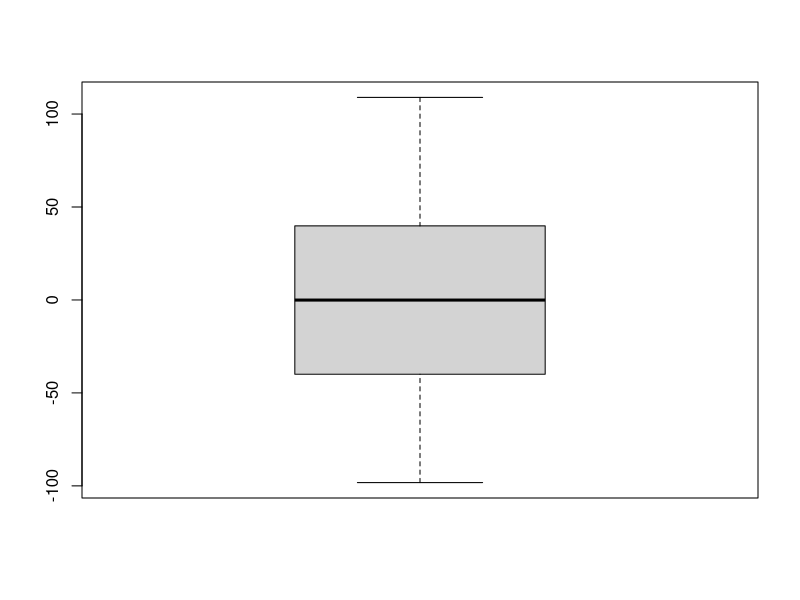
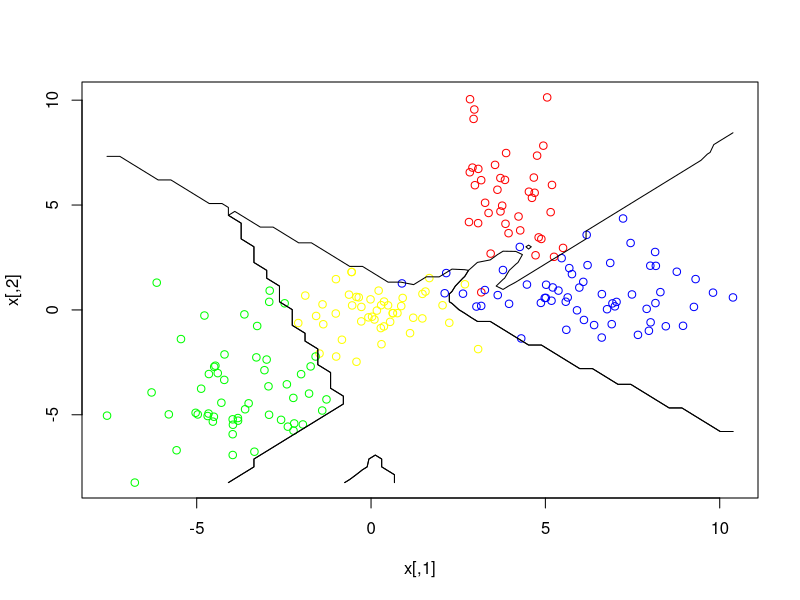
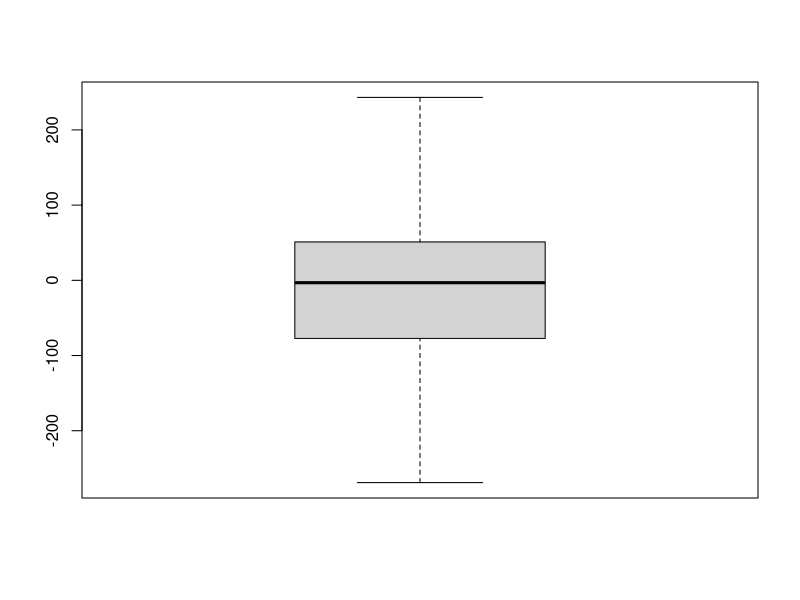
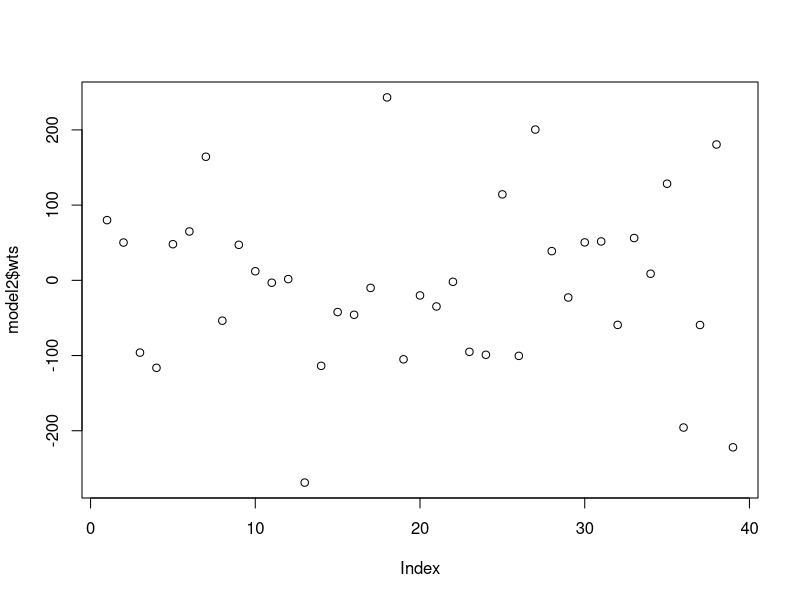
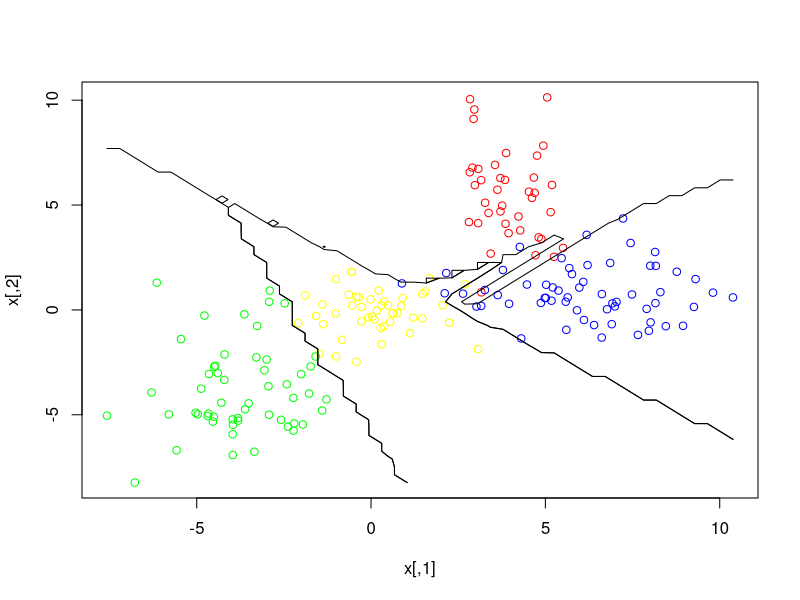
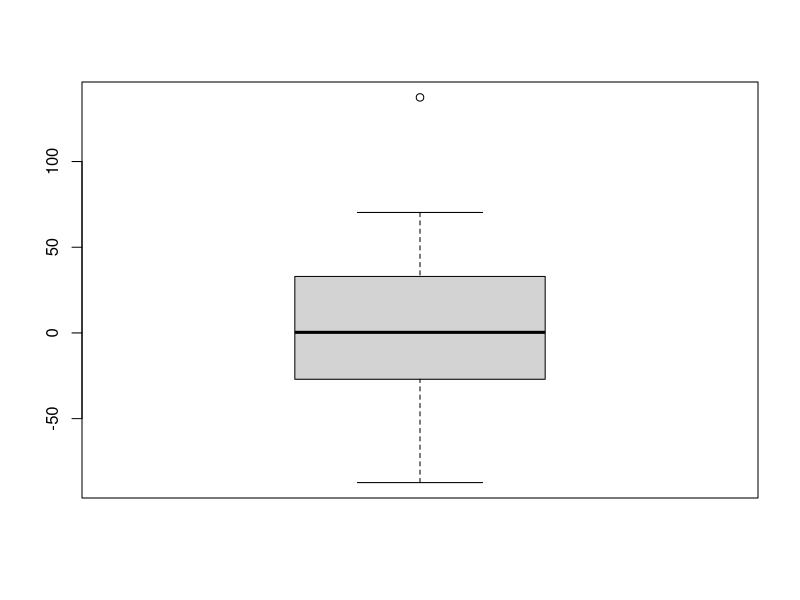
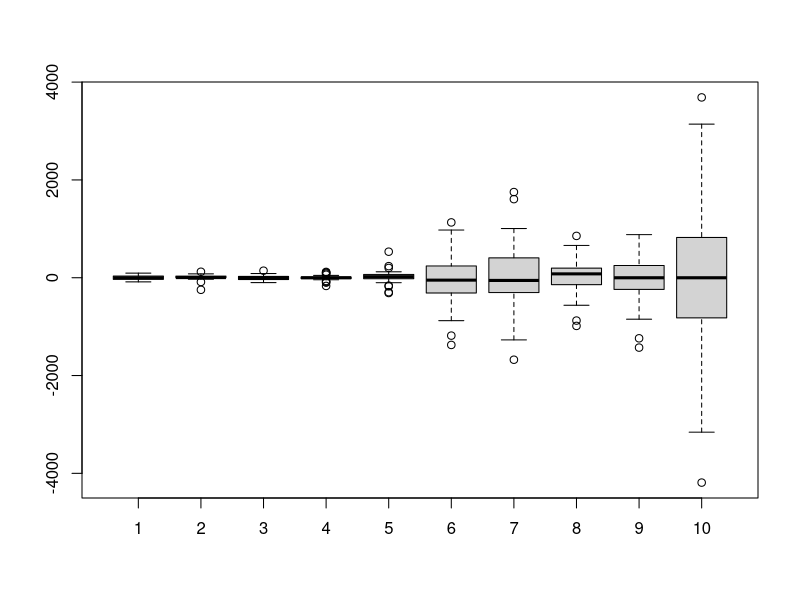
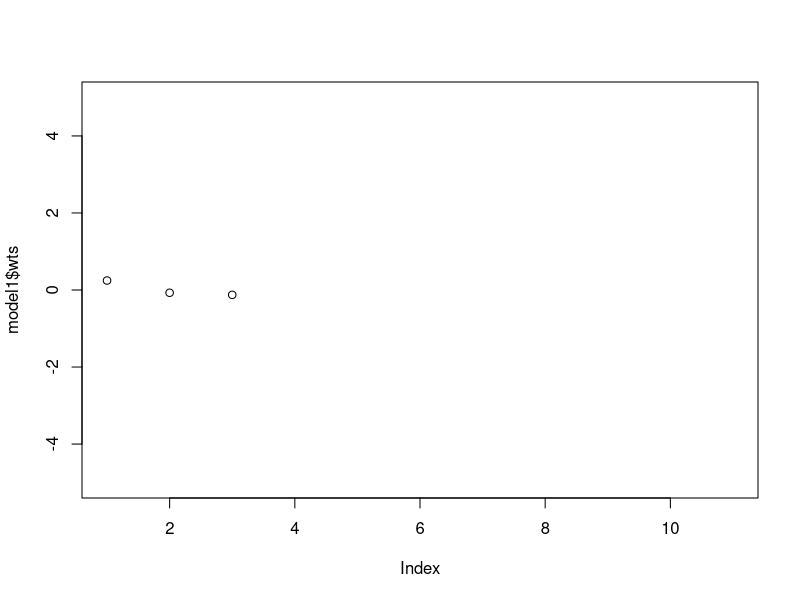

Write R code to recreate these figures, in order. (Note: this script raises an error after producing the figures.)
# UV : SY19 - TP03
# Exercice 2
# Auteurs : Alice Ngwembou - Antoine Hars
# Fichier : exercice2.R

library(MASS)
library(nnet)

# QUESTION 1

# 1.
p1 <- 0.25
p2 <-0.25
p3 <- 0.25
p4 <- 0.25
n <- 200

s1 <- c(1, 2)
s2 <- c(2, 1)
s3 <- c(1.5, 2)
s4 <- c(1, 1)

s <- rbind(s1, s2, s3, s4)

m1 <- c(4, 6)
m2 <- c(6, 1)
m3 <- c(-4, -4)
m4 <- c(0, 0)

m <- rbind(m1, m2, m3, m4)

c <- sample(c(1, 2, 3, 4), size = n, prob = c(p1, p2, p3, p4), replace = TRUE)
x <- cbind(rnorm(n, m[c,1], s[c,1]), rnorm(n, m[c,2], s[c,2]))

couleur <- rep("red", n)
couleur[c==2] <- "blue"
couleur[c==3] <- "green"
couleur[c==4] <- "yellow"

png("plots/frontiere_bayes_q1_1.png")
plot(x, col = couleur, main = "frontières de décision sur les observations de 4 lois normales")

# Frontiere de Bayes
len <- 50

xp <- seq(min(x[,1]), max(x[,1]), length = len)
yp <- seq(min(x[,2]), max(x[,2]), length = len)

grille <- expand.grid(z1 = xp, z2 = yp)

Z <- p1 * dnorm(grille[,1], m[1,1], s[1,1]) * dnorm(grille[,2], m[1,2], s[1,2])
Z <- cbind(Z, p2 * dnorm(grille[,1], m[2,1], s[2,1]) * dnorm(grille[,2], m[2,2], s[2,2]))
Z <- cbind(Z, p3 * dnorm(grille[,1], m[3,1], s[3,1]) * dnorm(grille[,2], m[3,2], s[3,2]))
Z <- cbind(Z, p4 * dnorm(grille[,1], m[4,1], s[4,1]) * dnorm(grille[,2], m[4,2], s[4,2]))

zp <- Z[,4] - pmax(Z[,3], Z[,2], Z[,1])
contour(xp, yp, matrix(zp, len), add = TRUE, levels = 0, drawlabels = FALSE)

zp <- Z[,1] - pmax(Z[,2], Z[,3], Z[,4])
contour(xp, yp, matrix(zp, len), add = TRUE, levels = 0, drawlabels = FALSE)

zp <- Z[,2] - pmax(Z[,1], Z[,3], Z[,4])
contour(xp, yp, matrix(zp, len), add = TRUE, levels = 0, drawlabels = FALSE)
dev.off()

# 2.
# Donner la règle de Bayes

# 3.
# Développer la règle de Bayes pour arriver à la solution

##############################################################################

# QUESTION 2
T <- class.ind(couleur)
model1 <- nnet(x, T, size = 1, decay = 0, softmax = TRUE, maxit = 500)

# Valeur des poids
model1$wts

# Proba à postériori d'appartenance aux classes
Z1 <- predict(model1, grille)

boxplot(model1$wts)


# 1.
model2 <- nnet(x, T, size = 5, decay = 0, softmax = TRUE, maxit = 500)
model2$wts
Z2 <- predict(model2, grille)

plot(x, col = couleur)
zp <- Z2[,4] - pmax(Z2[,3], Z2[,2], Z2[,1])
contour(xp, yp, matrix(zp, len), add = TRUE, levels = 0, drawlabels = FALSE)
zp <- Z2[,1] - pmax(Z2[,2], Z2[,3], Z2[,4])
contour(xp, yp, matrix(zp, len), add = TRUE, levels = 0, drawlabels = FALSE)
zp <- Z2[,2] - pmax(Z2[,1], Z2[,3], Z2[,4])
contour(xp, yp, matrix(zp, len), add = TRUE, levels = 0, drawlabels = FALSE)

# 2.
boxplot(model2$wts)
# Dessin de chaque composante du poids.
plot(model2$wts)


# 3.
# à répéter plusieurs fois.
model2 <- nnet(x, T, size = 5, decay = 0, softmax = TRUE, maxit = 500)
model2$wts
Z2 <- predict(model2, grille)

plot(x, col = couleur)
zp <- Z2[,4] - pmax(Z2[,3], Z2[,2], Z2[,1])
contour(xp, yp, matrix(zp, len), add = TRUE, levels = 0, drawlabels = FALSE)
zp <- Z2[,1] - pmax(Z2[,2], Z2[,3], Z2[,4])
contour(xp, yp, matrix(zp, len), add = TRUE, levels = 0, drawlabels = FALSE)
zp <- Z2[,2] - pmax(Z2[,1], Z2[,3], Z2[,4])
contour(xp, yp, matrix(zp, len), add = TRUE, levels = 0, drawlabels = FALSE)

boxplot(model2$wts)

# Nous n'obtenons pas les mêmes résultats à chaque fois pour l'estimation
# des poids et des frontières de décision.

# 4.
# Le générateur de nombre aléatoire de R n'est pas réinitialisé
# donc nous n'obtenons pas les mêmes frontières.

##############################################################################

# QUESTION 3.

# 1.
set.seed(1)
T <- class.ind(couleur)
model1 <- nnet(x, T, size = 1, decay = 0, softmax = TRUE, maxit = 500)
set.seed(1)
T <- class.ind(couleur)
model2 <- nnet(x, T, size = 2, decay = 0, softmax = TRUE, maxit = 500)
set.seed(1)
T <- class.ind(couleur)
model3 <- nnet(x, T, size = 3, decay = 0, softmax = TRUE, maxit = 500)
set.seed(1)
T <- class.ind(couleur)
model4 <- nnet(x, T, size = 4, decay = 0, softmax = TRUE, maxit = 500)
set.seed(1)
T <- class.ind(couleur)
model5 <- nnet(x, T, size = 5, decay = 0, softmax = TRUE, maxit = 500)
set.seed(1)
T <- class.ind(couleur)
model6 <- nnet(x, T, size = 6, decay = 0, softmax = TRUE, maxit = 500)
set.seed(1)
T <- class.ind(couleur)
model7 <- nnet(x, T, size = 7, decay = 0, softmax = TRUE, maxit = 500)
set.seed(1)
T <- class.ind(couleur)
model8 <- nnet(x, T, size = 8, decay = 0, softmax = TRUE, maxit = 500)
set.seed(1)
T <- class.ind(couleur)
model9 <- nnet(x, T, size = 9, decay = 0, softmax = TRUE, maxit = 500)
set.seed(1)
T <- class.ind(couleur)
model10 <- nnet(x, T, size = 10, decay = 0, softmax = TRUE, maxit = 500)

boxplot(model1$wts, model2$wts, model3$wts, model4$wts, model5$wts, model6$wts, model7$wts, model8$wts, model9$wts, model10$wts)
plot(model1$wts, ylim = c(-5, 5))
plot(model2$wts, ylim = c(-5, 5))
plot(model3$wts, ylim = c(-5, 5))
plot(model4$wts, ylim = c(-5, 5))
plot(model5$wts, ylim = c(-5, 5))
plot(model6$wts, ylim = c(-5, 5))
plot(model7$wts, ylim = c(-5, 5))
plot(model8$wts, ylim = c(-5, 5))
plot(model9$wts, ylim = c(-5, 5))
plot(model10$wts, ylim = c(-5, 5))

# Commenter le nombre de poids à estimer..

# 2.
Z1 <- predict(model1, grille)
Z2 <- predict(model2, grille)
Z3 <- predict(model3, grille)
Z4 <- predict(model4, grille)
Z5 <- predict(model5, grille)
Z6 <- predict(model6, grille)
Z7 <- predict(model7, grille)
Z8 <- predict(model8, grille)
Z9 <- predict(model9, grille)
Z10 <- predict(model10, grille)

plot(x, col = couleur)
zp <- Z1[,4] - pmax(Z1[,3], Z1[,2], Z1[,1])
contour(xp, yp, matrix(zp, len), add = TRUE, levels = 0, drawlabels = FALSE)
zp <- Z1[,1] - pmax(Z1[,2], Z1[,3], Z1[,4])
contour(xp, yp, matrix(zp, len), add = TRUE, levels = 0, drawlabels = FALSE)
zp <- Z1[,2] - pmax(Z1[,1], Z1[,3], Z1[,4])
contour(xp, yp, matrix(zp, len), add = TRUE, levels = 0, drawlabels = FALSE)

plot(x, col = couleur)
zp <- Z2[,4] - pmax(Z2[,3], Z2[,2], Z2[,1])
contour(xp, yp, matrix(zp, len), add = TRUE, levels = 0, drawlabels = FALSE)
zp <- Z2[,1] - pmax(Z2[,2], Z2[,3], Z2[,4])
contour(xp, yp, matrix(zp, len), add = TRUE, levels = 0, drawlabels = FALSE)
zp <- Z2[,2] - pmax(Z2[,1], Z2[,3], Z2[,4])
contour(xp, yp, matrix(zp, len), add = TRUE, levels = 0, drawlabels = FALSE)

plot(x, col = couleur)
zp <- Z3[,4] - pmax(Z3[,3], Z3[,2], Z3[,1])
contour(xp, yp, matrix(zp, len), add = TRUE, levels = 0, drawlabels = FALSE)
zp <- Z3[,1] - pmax(Z3[,2], Z3[,3], Z3[,4])
contour(xp, yp, matrix(zp, len), add = TRUE, levels = 0, drawlabels = FALSE)
zp <- Z3[,2] - pmax(Z3[,1], Z3[,3], Z3[,4])
contour(xp, yp, matrix(zp, len), add = TRUE, levels = 0, drawlabels = FALSE)

plot(x, col = couleur)
zp <- Z4[,4] - pmax(Z4[,3], Z4[,2], Z4[,1])
contour(xp, yp, matrix(zp, len), add = TRUE, levels = 0, drawlabels = FALSE)
zp <- Z4[,1] - pmax(Z4[,2], Z4[,3], Z4[,4])
contour(xp, yp, matrix(zp, len), add = TRUE, levels = 0, drawlabels = FALSE)
zp <- Z4[,2] - pmax(Z4[,1], Z4[,3], Z4[,4])
contour(xp, yp, matrix(zp, len), add = TRUE, levels = 0, drawlabels = FALSE)

plot(x, col = couleur)
zp <- Z5[,4] - pmax(Z5[,3], Z5[,2], Z5[,1])
contour(xp, yp, matrix(zp, len), add = TRUE, levels = 0, drawlabels = FALSE)
zp <- Z5[,1] - pmax(Z5[,2], Z5[,3], Z5[,4])
contour(xp, yp, matrix(zp, len), add = TRUE, levels = 0, drawlabels = FALSE)
zp <- Z5[,2] - pmax(Z5[,1], Z5[,3], Z5[,4])
contour(xp, yp, matrix(zp, len), add = TRUE, levels = 0, drawlabels = FALSE)

plot(x, col = couleur)
zp <- Z6[,4] - pmax(Z6[,3], Z6[,2], Z6[,1])
contour(xp, yp, matrix(zp, len), add = TRUE, levels = 0, drawlabels = FALSE)
zp <- Z6[,1] - pmax(Z6[,2], Z6[,3], Z6[,4])
contour(xp, yp, matrix(zp, len), add = TRUE, levels = 0, drawlabels = FALSE)
zp <- Z6[,2] - pmax(Z6[,1], Z6[,3], Z6[,4])
contour(xp, yp, matrix(zp, len), add = TRUE, levels = 0, drawlabels = FALSE)

plot(x, col = couleur)
zp <- Z7[,4] - pmax(Z7[,3], Z7[,2], Z7[,1])
contour(xp, yp, matrix(zp, len), add = TRUE, levels = 0, drawlabels = FALSE)
zp <- Z7[,1] - pmax(Z7[,2], Z7[,3], Z7[,4])
contour(xp, yp, matrix(zp, len), add = TRUE, levels = 0, drawlabels = FALSE)
zp <- Z7[,2] - pmax(Z7[,1], Z7[,3], Z7[,4])
contour(xp, yp, matrix(zp, len), add = TRUE, levels = 0, drawlabels = FALSE)

plot(x, col = couleur)
zp <- Z8[,4] - pmax(Z8[,3], Z8[,2], Z8[,1])
contour(xp, yp, matrix(zp, len), add = TRUE, levels = 0, drawlabels = FALSE)
zp <- Z8[,1] - pmax(Z8[,2], Z8[,3], Z8[,4])
contour(xp, yp, matrix(zp, len), add = TRUE, levels = 0, drawlabels = FALSE)
zp <- Z8[,2] - pmax(Z8[,1], Z8[,3], Z8[,4])
contour(xp, yp, matrix(zp, len), add = TRUE, levels = 0, drawlabels = FALSE)

plot(x, col = couleur)
zp <- Z9[,4] - pmax(Z9[,3], Z9[,2], Z9[,1])
contour(xp, yp, matrix(zp, len), add = TRUE, levels = 0, drawlabels = FALSE)
zp <- Z9[,1] - pmax(Z9[,2], Z9[,3], Z9[,4])
contour(xp, yp, matrix(zp, len), add = TRUE, levels = 0, drawlabels = FALSE)
zp <- Z9[,2] - pmax(Z9[,1], Z9[,3], Z9[,4])
contour(xp, yp, matrix(zp, len), add = TRUE, levels = 0, drawlabels = FALSE)

plot(x, col = couleur)
zp <- Z10[,4] - pmax(Z10[,3], Z10[,2], Z10[,1])
contour(xp, yp, matrix(zp, len), add = TRUE, levels = 0, drawlabels = FALSE)
zp <- Z10[,1] - pmax(Z10[,2], Z10[,3], Z10[,4])
contour(xp, yp, matrix(zp, len), add = TRUE, levels = 0, drawlabels = FALSE)
zp <- Z10[,2] - pmax(Z10[,1], Z10[,3], Z10[,4])
contour(xp, yp, matrix(zp, len), add = TRUE, levels = 0, drawlabels = FALSE)

# Calcul de la probabilité d'erreur
pred1 <- predict(model1, x)
pred2 <- predict(model2, x)
pred3 <- predict(model3, x)
pred4 <- predict(model4, x)
pred5 <- predict(model5, x)
pred6 <- predict(model6, x)
pred7 <- predict(model7, x)
pred8 <- predict(model8, x)
pred9 <- predict(model9, x)
pred10 <- predict(model10, x)

classes_predict <- function(pred) {

	n = dim(pred)[1]
	m = dim(pred)[2]
	for (i in 1:n) {
		mm = max(pred[i,])
		for (j in 1:m) {
			if (pred[i,j] == mm) {
				pred[i,j] = 1
			} else {
				pred[i,j] = 0
			}
		}
	}
	return(pred)
}

cp1 = classes_predict(pred1)
cp2 = classes_predict(pred2)
cp3 = classes_predict(pred3)
cp4 = classes_predict(pred4)
cp5 = classes_predict(pred5)
cp6 = classes_predict(pred6)
cp7 = classes_predict(pred7)
cp8 = classes_predict(pred8)
cp9 = classes_predict(pred9)
cp10 = classes_predict(pred10)

proba_erreur_emp <- function(T, CP) {

	proba = 0
	n = dim(T)[1]
	m = dim(T)[2]
	for (i in 1:n) {
		CP[i,] = T[i,] - CP[i,]
		comp = 0
		for (j in 1:m) {
			if (CP[i,j] == 0) {
				comp = comp + 1
			}
		}
		if (comp != m) {
			proba = proba + 1
		}
	}
	return(proba / n)
}

proba1 = proba_erreur_emp(T, cp1)
proba2 = proba_erreur_emp(T, cp2)
proba3 = proba_erreur_emp(T, cp3)
proba4 = proba_erreur_emp(T, cp4)
proba5 = proba_erreur_emp(T, cp5)
proba6 = proba_erreur_emp(T, cp6)
proba7 = proba_erreur_emp(T, cp7)
proba8 = proba_erreur_emp(T, cp8)
proba9 = proba_erreur_emp(T, cp9)
proba10 = proba_erreur_emp(T, cp10)

# 3.
set.seed(1)
T <- class.ind(couleur)
model1 <- nnet(x, T, size = 1, decay = 0, softmax = TRUE, maxit = 500)
set.seed(1)
T <- class.ind(couleur)
model2 <- nnet(x, T, size = 2, decay = 0, softmax = TRUE, maxit = 500)
set.seed(1)
T <- class.ind(couleur)
model3 <- nnet(x, T, size = 3, decay = 0, softmax = TRUE, maxit = 500)
set.seed(1)
T <- class.ind(couleur)
model4 <- nnet(x, T, size = 4, decay = 0, softmax = TRUE, maxit = 500)
set.seed(1)
T <- class.ind(couleur)
model5 <- nnet(x, T, size = 5, decay = 0, softmax = TRUE, maxit = 500)
set.seed(1)
T <- class.ind(couleur)
model6 <- nnet(x, T, size = 6, decay = 0, softmax = TRUE, maxit = 500)
set.seed(1)
T <- class.ind(couleur)
model7 <- nnet(x, T, size = 7, decay = 0, softmax = TRUE, maxit = 500)
set.seed(1)
T <- class.ind(couleur)
model8 <- nnet(x, T, size = 8, decay = 0, softmax = TRUE, maxit = 500)
set.seed(1)
T <- class.ind(couleur)
model9 <- nnet(x, T, size = 9, decay = 0, softmax = TRUE, maxit = 500)
set.seed(1)
T <- class.ind(couleur)
model10 <- nnet(x, T, size = 10, decay = 0, softmax = TRUE, maxit = 500)

boxplot(model1$wts, model2$wts, model3$wts, model4$wts, model5$wts, model6$wts, model7$wts, model8$wts, model9$wts, model10$wts)

Z1 <- predict(model1, grille)
Z2 <- predict(model2, grille)
Z3 <- predict(model3, grille)
Z4 <- predict(model4, grille)
Z5 <- predict(model5, grille)
Z6 <- predict(model6, grille)
Z7 <- predict(model7, grille)
Z8 <- predict(model8, grille)
Z9 <- predict(model9, grille)
Z10 <- predict(model10, grille)

plot(x, col = couleur)
zp <- Z1[,4] - pmax(Z1[,3], Z1[,2], Z1[,1])
contour(xp, yp, matrix(zp, len), add = TRUE, levels = 0, drawlabels = FALSE)
zp <- Z1[,1] - pmax(Z1[,2], Z1[,3], Z1[,4])
contour(xp, yp, matrix(zp, len), add = TRUE, levels = 0, drawlabels = FALSE)
zp <- Z1[,2] - pmax(Z1[,1], Z1[,3], Z1[,4])
contour(xp, yp, matrix(zp, len), add = TRUE, levels = 0, drawlabels = FALSE)

plot(x, col = couleur)
zp <- Z2[,4] - pmax(Z2[,3], Z2[,2], Z2[,1])
contour(xp, yp, matrix(zp, len), add = TRUE, levels = 0, drawlabels = FALSE)
zp <- Z2[,1] - pmax(Z2[,2], Z2[,3], Z2[,4])
contour(xp, yp, matrix(zp, len), add = TRUE, levels = 0, drawlabels = FALSE)
zp <- Z2[,2] - pmax(Z2[,1], Z2[,3], Z2[,4])
contour(xp, yp, matrix(zp, len), add = TRUE, levels = 0, drawlabels = FALSE)

plot(x, col = couleur)
zp <- Z3[,4] - pmax(Z3[,3], Z3[,2], Z3[,1])
contour(xp, yp, matrix(zp, len), add = TRUE, levels = 0, drawlabels = FALSE)
zp <- Z3[,1] - pmax(Z3[,2], Z3[,3], Z3[,4])
contour(xp, yp, matrix(zp, len), add = TRUE, levels = 0, drawlabels = FALSE)
zp <- Z3[,2] - pmax(Z3[,1], Z3[,3], Z3[,4])
contour(xp, yp, matrix(zp, len), add = TRUE, levels = 0, drawlabels = FALSE)

plot(x, col = couleur)
zp <- Z4[,4] - pmax(Z4[,3], Z4[,2], Z4[,1])
contour(xp, yp, matrix(zp, len), add = TRUE, levels = 0, drawlabels = FALSE)
zp <- Z4[,1] - pmax(Z4[,2], Z4[,3], Z4[,4])
contour(xp, yp, matrix(zp, len), add = TRUE, levels = 0, drawlabels = FALSE)
zp <- Z4[,2] - pmax(Z4[,1], Z4[,3], Z4[,4])
contour(xp, yp, matrix(zp, len), add = TRUE, levels = 0, drawlabels = FALSE)

plot(x, col = couleur)
zp <- Z5[,4] - pmax(Z5[,3], Z5[,2], Z5[,1])
contour(xp, yp, matrix(zp, len), add = TRUE, levels = 0, drawlabels = FALSE)
zp <- Z5[,1] - pmax(Z5[,2], Z5[,3], Z5[,4])
contour(xp, yp, matrix(zp, len), add = TRUE, levels = 0, drawlabels = FALSE)
zp <- Z5[,2] - pmax(Z5[,1], Z5[,3], Z5[,4])
contour(xp, yp, matrix(zp, len), add = TRUE, levels = 0, drawlabels = FALSE)

plot(x, col = couleur)
zp <- Z6[,4] - pmax(Z6[,3], Z6[,2], Z6[,1])
contour(xp, yp, matrix(zp, len), add = TRUE, levels = 0, drawlabels = FALSE)
zp <- Z6[,1] - pmax(Z6[,2], Z6[,3], Z6[,4])
contour(xp, yp, matrix(zp, len), add = TRUE, levels = 0, drawlabels = FALSE)
zp <- Z6[,2] - pmax(Z6[,1], Z6[,3], Z6[,4])
contour(xp, yp, matrix(zp, len), add = TRUE, levels = 0, drawlabels = FALSE)

plot(x, col = couleur)
zp <- Z7[,4] - pmax(Z7[,3], Z7[,2], Z7[,1])
contour(xp, yp, matrix(zp, len), add = TRUE, levels = 0, drawlabels = FALSE)
zp <- Z7[,1] - pmax(Z7[,2], Z7[,3], Z7[,4])
contour(xp, yp, matrix(zp, len), add = TRUE, levels = 0, drawlabels = FALSE)
zp <- Z7[,2] - pmax(Z7[,1], Z7[,3], Z7[,4])
contour(xp, yp, matrix(zp, len), add = TRUE, levels = 0, drawlabels = FALSE)

plot(x, col = couleur)
zp <- Z8[,4] - pmax(Z8[,3], Z8[,2], Z8[,1])
contour(xp, yp, matrix(zp, len), add = TRUE, levels = 0, drawlabels = FALSE)
zp <- Z8[,1] - pmax(Z8[,2], Z8[,3], Z8[,4])
contour(xp, yp, matrix(zp, len), add = TRUE, levels = 0, drawlabels = FALSE)
zp <- Z8[,2] - pmax(Z8[,1], Z8[,3], Z8[,4])
contour(xp, yp, matrix(zp, len), add = TRUE, levels = 0, drawlabels = FALSE)

plot(x, col = couleur)
zp <- Z9[,4] - pmax(Z9[,3], Z9[,2], Z9[,1])
contour(xp, yp, matrix(zp, len), add = TRUE, levels = 0, drawlabels = FALSE)
zp <- Z9[,1] - pmax(Z9[,2], Z9[,3], Z9[,4])
contour(xp, yp, matrix(zp, len), add = TRUE, levels = 0, drawlabels = FALSE)
zp <- Z9[,2] - pmax(Z9[,1], Z9[,3], Z9[,4])
contour(xp, yp, matrix(zp, len), add = TRUE, levels = 0, drawlabels = FALSE)

plot(x, col = couleur)
zp <- Z10[,4] - pmax(Z10[,3], Z10[,2], Z10[,1])
contour(xp, yp, matrix(zp, len), add = TRUE, levels = 0, drawlabels = FALSE)
zp <- Z10[,1] - pmax(Z10[,2], Z10[,3], Z10[,4])
contour(xp, yp, matrix(zp, len), add = TRUE, levels = 0, drawlabels = FALSE)
zp <- Z10[,2] - pmax(Z10[,1], Z10[,3], Z10[,4])
contour(xp, yp, matrix(zp, len), add = TRUE, levels = 0, drawlabels = FALSE)

# 4.
# Commentaires sur la variabilité des modèles en fonction de size.
# Graphe Pe en fonction de Size

# Calcul de la probabilité d'erreur
pred1 <- predict(model1, x)
pred2 <- predict(model2, x)
pred3 <- predict(model3, x)
pred4 <- predict(model4, x)
pred5 <- predict(model5, x)
pred6 <- predict(model6, x)
pred7 <- predict(model7, x)
pred8 <- predict(model8, x)
pred9 <- predict(model9, x)
pred10 <- predict(model10, x)

cp1 = classes_predict(pred1)
cp2 = classes_predict(pred2)
cp3 = classes_predict(pred3)
cp4 = classes_predict(pred4)
cp5 = classes_predict(pred5)
cp6 = classes_predict(pred6)
cp7 = classes_predict(pred7)
cp8 = classes_predict(pred8)
cp9 = classes_predict(pred9)
cp10 = classes_predict(pred10)

proba1 = proba_erreur_emp(T, cp1)
proba2 = proba_erreur_emp(T, cp2)
proba3 = proba_erreur_emp(T, cp3)
proba4 = proba_erreur_emp(T, cp4)
proba5 = proba_erreur_emp(T, cp5)
proba6 = proba_erreur_emp(T, cp6)
proba7 = proba_erreur_emp(T, cp7)
proba8 = proba_erreur_emp(T, cp8)
proba9 = proba_erreur_emp(T, cp9)
proba10 = proba_erreur_emp(T, cp10)

probas = c(proba1, proba2, proba3, proba4, proba5, proba6, proba7, proba8, proba9, proba10)
plot(probas)

##############################################################################

# QUESTION 4.
set.seed(1)
T <- class.ind(couleur)
model1 <- nnet(x, T, size = 5, decay = 0.001, softmax = TRUE, maxit = 500)
set.seed(1)
T <- class.ind(couleur)
model2 <- nnet(x, T, size = 5, decay = 0.01, softmax = TRUE, maxit = 500)
set.seed(1)
T <- class.ind(couleur)
model3 <- nnet(x, T, size = 5, decay = 0.1, softmax = TRUE, maxit = 500)
set.seed(1)
T <- class.ind(couleur)
model4 <- nnet(x, T, size = 5, decay = 1, softmax = TRUE, maxit = 500)
set.seed(1)
T <- class.ind(couleur)
model5 <- nnet(x, T, size = 5, decay = 10, softmax = TRUE, maxit = 500)
set.seed(1)
T <- class.ind(couleur)
model6 <- nnet(x, T, size = 5, decay = 100, softmax = TRUE, maxit = 500)

Z1 <- predict(model1, grille)
Z2 <- predict(model2, grille)
Z3 <- predict(model3, grille)
Z4 <- predict(model4, grille)
Z5 <- predict(model5, grille)
Z6 <- predict(model6, grille)

plot(x, col = couleur)
zp <- Z1[,4] - pmax(Z1[,3], Z1[,2], Z1[,1])
contour(xp, yp, matrix(zp, len), add = TRUE, levels = 0, drawlabels = FALSE)
zp <- Z1[,1] - pmax(Z1[,2], Z1[,3], Z1[,4])
contour(xp, yp, matrix(zp, len), add = TRUE, levels = 0, drawlabels = FALSE)
zp <- Z1[,2] - pmax(Z1[,1], Z1[,3], Z1[,4])
contour(xp, yp, matrix(zp, len), add = TRUE, levels = 0, drawlabels = FALSE)

plot(x, col = couleur)
zp <- Z2[,4] - pmax(Z2[,3], Z2[,2], Z2[,1])
contour(xp, yp, matrix(zp, len), add = TRUE, levels = 0, drawlabels = FALSE)
zp <- Z2[,1] - pmax(Z2[,2], Z2[,3], Z2[,4])
contour(xp, yp, matrix(zp, len), add = TRUE, levels = 0, drawlabels = FALSE)
zp <- Z2[,2] - pmax(Z2[,1], Z2[,3], Z2[,4])
contour(xp, yp, matrix(zp, len), add = TRUE, levels = 0, drawlabels = FALSE)

plot(x, col = couleur)
zp <- Z3[,4] - pmax(Z3[,3], Z3[,2], Z3[,1])
contour(xp, yp, matrix(zp, len), add = TRUE, levels = 0, drawlabels = FALSE)
zp <- Z3[,1] - pmax(Z3[,2], Z3[,3], Z3[,4])
contour(xp, yp, matrix(zp, len), add = TRUE, levels = 0, drawlabels = FALSE)
zp <- Z3[,2] - pmax(Z3[,1], Z3[,3], Z3[,4])
contour(xp, yp, matrix(zp, len), add = TRUE, levels = 0, drawlabels = FALSE)

plot(x, col = couleur)
zp <- Z4[,4] - pmax(Z4[,3], Z4[,2], Z4[,1])
contour(xp, yp, matrix(zp, len), add = TRUE, levels = 0, drawlabels = FALSE)
zp <- Z4[,1] - pmax(Z4[,2], Z4[,3], Z4[,4])
contour(xp, yp, matrix(zp, len), add = TRUE, levels = 0, drawlabels = FALSE)
zp <- Z4[,2] - pmax(Z4[,1], Z4[,3], Z4[,4])
contour(xp, yp, matrix(zp, len), add = TRUE, levels = 0, drawlabels = FALSE)

plot(x, col = couleur)
zp <- Z5[,4] - pmax(Z5[,3], Z5[,2], Z5[,1])
contour(xp, yp, matrix(zp, len), add = TRUE, levels = 0, drawlabels = FALSE)
zp <- Z5[,1] - pmax(Z5[,2], Z5[,3], Z5[,4])
contour(xp, yp, matrix(zp, len), add = TRUE, levels = 0, drawlabels = FALSE)
zp <- Z5[,2] - pmax(Z5[,1], Z5[,3], Z5[,4])
contour(xp, yp, matrix(zp, len), add = TRUE, levels = 0, drawlabels = FALSE)

plot(x, col = couleur)
zp <- Z6[,4] - pmax(Z6[,3], Z6[,2], Z6[,1])
contour(xp, yp, matrix(zp, len), add = TRUE, levels = 0, drawlabels = FALSE)
zp <- Z6[,1] - pmax(Z6[,2], Z6[,3], Z6[,4])
contour(xp, yp, matrix(zp, len), add = TRUE, levels = 0, drawlabels = FALSE)
zp <- Z6[,2] - pmax(Z6[,1], Z6[,3], Z6[,4])
contour(xp, yp, matrix(zp, len), add = TRUE, levels = 0, drawlabels = FALSE)

# decay : paramètre de pénalisation / régularisation, qui influence la précision du modèle.
# Plus il est petit, plus le modèle proposé est complexe, plus il est grand, moins il est complexe et généraliste.

# 2.
boxplot(model1$wts, model2$wts, model3$wts, model4$wts, model5$wts, model6$wts)
plot(model1$wts, ylim = c(-5, 5))
plot(model2$wts, ylim = c(-5, 5))
plot(model3$wts, ylim = c(-5, 5))
plot(model4$wts, ylim = c(-5, 5))
plot(model5$wts, ylim = c(-5, 5))
plot(model6$wts, ylim = c(-5, 5))

# 3.
# Calcul de la probabilité d'erreur
pred1 <- predict(model1, x)
pred2 <- predict(model2, x)
pred3 <- predict(model3, x)
pred4 <- predict(model4, x)
pred5 <- predict(model5, x)
pred6 <- predict(model6, x)

cp1 = classes_predict(pred1)
cp2 = classes_predict(pred2)
cp3 = classes_predict(pred3)
cp4 = classes_predict(pred4)
cp5 = classes_predict(pred5)
cp6 = classes_predict(pred6)

proba1 = proba_erreur_emp(T, cp1)
proba2 = proba_erreur_emp(T, cp2)
proba3 = proba_erreur_emp(T, cp3)
proba4 = proba_erreur_emp(T, cp4)
proba5 = proba_erreur_emp(T, cp5)
proba6 = proba_erreur_emp(T, cp6)

probas = c(proba1, proba2, proba3, proba4, proba5, proba6)
plot(probas)

# La valeur optimale est 4 d'après le schéma.

##############################################################################

# Séparation selon le sexe
n <- 200
x_sexe <- log(cbind(crabs$FL, crabs$RW))
T_sexe <- class.ind(crabs$sex)
couleur1 <- rep("pink", n)
couleur1[crabs$sex=="M"] <- "cyan"

plot(x_sexe, col = couleur1)

# Séparation selon la couleur
x_color <- log(cbind(crabs$FL, crabs$RW))
T_color <- class.ind(crabs$sp)
couleur2 <- rep("orange", n)
couleur2[crabs$sp == "O"] <- "blue"

plot(x_color, col = couleur2)

# QUESTION 5

# 1.
p = 5

# À CHECKER POUR LA CLASSE 5
simul <- function (x, t, n, p) {

        data = matrix(nrow = n, ncol = 3)
        classe = matrix(nrow = n, ncol = 2)
        i = 1
        m = n / p
		
        for (ki in 1:p) {
        
        	for (j in 1:m) {

				d = dim(x)[1]
				if (is.null(d)) {
					d = 1
					rand = 1
					data[i,c(1,2)] = x
					classe[i, c(1,2)] = t
				} else {
					rand = sample(1:d, 1)
					data[i,1] = x[rand,1]
					data[i,2] = x[rand,2]
					x = x[-rand,]
					
					classe[i,1] = t[rand,1]
					classe[i,2] = t[rand,2]
					t = t[-rand,]
				}
				data[i,3] = ki
				i = i + 1
			}
        }
        result = new.env()
        result$data <- data
        result$classe <- classe
        
        return (result)
}

t_sexe = simul(x_sexe, T_sexe, n, p)
couleur3 <- rep("pink", n)
couleur3[t_sexe$classe[,1] == "0"] <- "cyan"

t_color = simul(x_color, T_color, n, p)
couleur4 <- rep("orange", n)
couleur4[t_color$classe[,1] == "0"] <- "blue"

plot(t_sexe$data, col = couleur3)
plot(t_color$data, col = couleur4)

# Estimation sur la probabilité d'erreur sur le SEXE
set.seed(1)
model1 <- nnet(t_sexe$data[-1:-40,1:2], t_sexe$classe[-1:-40,], size = 6, decay = 0.001, softmax = TRUE, maxit = 500)
pred1 <- predict(model1, t_sexe$data[1:40,1:2])
cp1 = classes_predict(pred1)
proba1 = proba_erreur_emp(t_sexe$classe[1:40], cp1)

set.seed(1)
model2 <- nnet(t_sexe$data[-41:-80,1:2], t_sexe$classe[-41:-80,], size = 6, decay = 0.001, softmax = TRUE, maxit = 500)
pred2 <- predict(model2, t_sexe$data[41:80,1:2])
cp2 = classes_predict(pred2)
proba2 = proba_erreur_emp(t_sexe$classe[41:80], cp2)

set.seed(1)
model3 <- nnet(t_sexe$data[-81:-120,1:2], t_sexe$classe[-81:-120,], size = 6, decay = 0.001, softmax = TRUE, maxit = 500)
pred3 <- predict(model3, t_sexe$data[81:120,1:2])
cp3 = classes_predict(pred3)
proba3 = proba_erreur_emp(t_sexe$classe[81:120], cp3)

set.seed(1)
model4 <- nnet(t_sexe$data[-121:-160,1:2], t_sexe$classe[-121:-160,], size = 6, decay = 0.001, softmax = TRUE, maxit = 500)
pred4 <- predict(model4, t_sexe$data[121:160,1:2])
cp4 = classes_predict(pred4)
proba4 = proba_erreur_emp(t_sexe$classe[121:160], cp4)

set.seed(1)
model5 <- nnet(t_sexe$data[-161:-200,1:2], t_sexe$classe[-161:-200,], size = 6, decay = 0.001, softmax = TRUE, maxit = 500)
pred5 <- predict(model5, t_sexe$data[161:200,1:2])
cp5 = classes_predict(pred5)
proba5 = proba_erreur_emp(t_sexe$classe[161:200], cp5)

probas_sexe = c(proba1, proba2, proba3, proba4, proba5)
pe = mean(probas_sexe)
plot(probas_sexe)

# 2.
xp <- seq(min(t_sexe$data[,1]), max(t_sexe$data[,1]), length = len)
yp <- seq(min(t_sexe$data[,2]), max(t_sexe$data[,2]), length = len)

grille <- expand.grid(z1 = xp, z2 = yp)

Z1 <- predict(model1, grille)
Z2 <- predict(model2, grille)
Z3 <- predict(model3, grille)
Z4 <- predict(model4, grille)
Z5 <- predict(model5, grille)

plot(t_sexe$data[41:200], col = couleur3[41:200])
zp <- Z1[,1] - max(Z1[,2])
contour(xp, yp, matrix(zp, len), add = TRUE, levels = 0, drawlabels = FALSE)
zp <- Z1[,2] - max(Z1[,2])
contour(xp, yp, matrix(zp, len), add = TRUE, levels = 0, drawlabels = FALSE)

plot(t_sexe$data[-41:-80], col = couleur3)
zp <- Z2[,1] - max(Z2[,2])
contour(xp, yp, matrix(zp, len), add = TRUE, levels = 0, drawlabels = FALSE)
zp <- Z2[,2] - max(Z2[,2])
contour(xp, yp, matrix(zp, len), add = TRUE, levels = 0, drawlabels = FALSE)

plot(t_sexe$data[-81:-120], col = couleur3)
zp <- Z3[,1] - max(Z2[,2])
contour(xp, yp, matrix(zp, len), add = TRUE, levels = 0, drawlabels = FALSE)
zp <- Z3[,2] - max(Z2[,2])
contour(xp, yp, matrix(zp, len), add = TRUE, levels = 0, drawlabels = FALSE)

plot(t_sexe$data[-121:-160], col = couleur3)
zp <- Z4[,1] - max(Z4[,2])
contour(xp, yp, matrix(zp, len), add = TRUE, levels = 0, drawlabels = FALSE)
zp <- Z4[,2] - max(Z4[,2])
contour(xp, yp, matrix(zp, len), add = TRUE, levels = 0, drawlabels = FALSE)

plot(t_sexe$data[-161:-200], col = couleur3)
zp <- Z5[,1] - max(Z5[,2])
contour(xp, yp, matrix(zp, len), add = TRUE, levels = 0, drawlabels = FALSE)
zp <- Z5[,2] - max(Z5[,2])
contour(xp, yp, matrix(zp, len), add = TRUE, levels = 0, drawlabels = FALSE)


##############################################################################

# QUESTION 6

# 1.
# Estimation sur la probabilité d'erreur sur la COULEUR
set.seed(1)
model1 <- nnet(t_color$data[-1:-40,1:2], t_color$classe[-1:-40,], size = 5, decay = 0.001, softmax = TRUE, maxit = 500)
pred1 <- predict(model1, t_color$data[1:40,1:2])
cp1 = classes_predict(pred1)
proba1 = proba_erreur_emp(t_color$classe[1:40], cp1)

set.seed(1)
model2 <- nnet(t_color$data[-41:-80,1:2], t_color$classe[-41:-80,], size = 5, decay = 0.001, softmax = TRUE, maxit = 500)
pred2 <- predict(model2, t_color$data[41:80,1:2])
cp2 = classes_predict(pred2)
proba2 = proba_erreur_emp(t_color$classe[41:80], cp2)

set.seed(1)
model3 <- nnet(t_color$data[-81:-120,1:2], t_color$classe[-81:-120,], size = 5, decay = 0.001, softmax = TRUE, maxit = 500)
pred3 <- predict(model3, t_color$data[81:120,1:2])
cp3 = classes_predict(pred3)
proba3 = proba_erreur_emp(t_color$classe[81:120], cp3)

set.seed(1)
model4 <- nnet(t_color$data[-121:-160,1:2], t_color$classe[-121:-160,], size = 5, decay = 0.001, softmax = TRUE, maxit = 500)
pred4 <- predict(model4, t_color$data[121:160,1:2])
cp4 = classes_predict(pred4)
proba4 = proba_erreur_emp(t_color$classe[121:160], cp4)

set.seed(1)
model5 <- nnet(t_color$data[-161:-200,1:2], t_color$classe[-161:-200,], size = 5, decay = 0.001, softmax = TRUE, maxit = 500)
pred5 <- predict(model5, t_color$data[161:200,1:2])
cp5 = classes_predict(pred5)
proba5 = proba_erreur_emp(t_color$classe[161:200], cp5)

probas_color = c(proba1, proba2, proba3, proba4, proba5)
pe = mean(probas_color)
plot(probas_color)

# 2.
len <- 50

xp <- seq(min(t_color$data[,1]), max(t_color$data[,1]), length = len)
yp <- seq(min(t_color$data[,2]), max(t_color$data[,2]), length = len)

grille <- expand.grid(z1 = xp, z2 = yp)

Z1 <- predict(model1, grille)
Z2 <- predict(model2, grille)
Z3 <- predict(model3, grille)
Z4 <- predict(model4, grille)
Z5 <- predict(model5, grille)

plot(t_color$data, col = couleur4)
zp <- Z1[,1] - max(Z1[,2])
contour(xp, yp, matrix(zp, len), add = TRUE, levels = 0, drawlabels = FALSE)
zp <- Z1[,2] - max(Z1[,2])
contour(xp, yp, matrix(zp, len), add = TRUE, levels = 0, drawlabels = FALSE)

plot(t_color$data, col = couleur4)
zp <- Z2[,1] - max(Z2[,2])
contour(xp, yp, matrix(zp, len), add = TRUE, levels = 0, drawlabels = FALSE)
zp <- Z2[,2] - max(Z2[,2])
contour(xp, yp, matrix(zp, len), add = TRUE, levels = 0, drawlabels = FALSE)

plot(t_color$data, col = couleur4)
zp <- Z3[,1] - max(Z3[,2])
contour(xp, yp, matrix(zp, len), add = TRUE, levels = 0, drawlabels = FALSE)
zp <- Z3[,2] - max(Z3[,2])
contour(xp, yp, matrix(zp, len), add = TRUE, levels = 0, drawlabels = FALSE)

plot(t_color$data, col = couleur4)
zp <- Z4[,1] - max(Z4[,2])
contour(xp, yp, matrix(zp, len), add = TRUE, levels = 0, drawlabels = FALSE)
zp <- Z4[,2] - max(Z4[,2])
contour(xp, yp, matrix(zp, len), add = TRUE, levels = 0, drawlabels = FALSE)

plot(t_color$data, col = couleur4)
zp <- Z5[,1] - max(Z5[,2])
contour(xp, yp, matrix(zp, len), add = TRUE, levels = 0, drawlabels = FALSE)
zp <- Z5[,2] - max(Z5[,2])
contour(xp, yp, matrix(zp, len), add = TRUE, levels = 0, drawlabels = FALSE)

